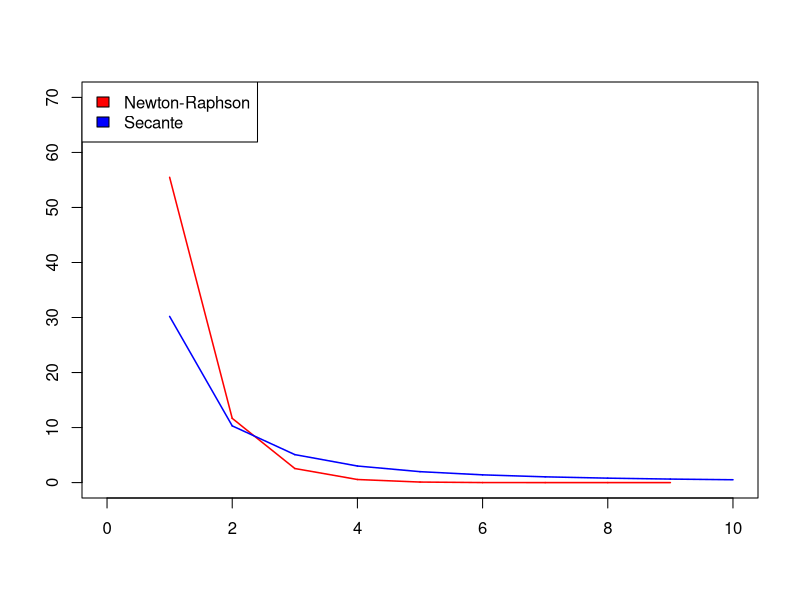

Write R code to recreate this figure.
# --------------------------------------
# Comparison NR-Secante
#
# Author : Alan Samuel Aguirre Salazar
# --------------------------------------



library(Deriv)

f = function(x){
  x^2 + x^4
}

puntos1 = c()
puntos2 = c()

f1 = Deriv(f, nderiv = 1)
f2 = Deriv(f1,nderiv = 1)

NewtonRaphson = function(x, err){
  for(i in 1:10){
    xprev = x
    x = xprev - (f1(x)/f2(x))
    puntos1 <- c(puntos1,f(x))
    if( abs(x-xprev) < err ){
      break
    }
  }
  puntos1
}

secante = function(x1, x2, err){
  a = 0
  for(i in 1:10){
    a = x2 - f1(x2)/((f1(x2)-f1(x1))/(x2-x1))
    if(f1(a) > 0){
      x2 = a
    }
    else{
      x1 = a 
    }
    puntos2 <- c(puntos2,f(a))
    if(abs(f1(a)) < err){
      break
    }
  }
  puntos2
}


puntosa = NewtonRaphson(-4, 1e-8)
puntosb = secante(-4, -3, 1e-8)
puntosa
puntosb

grafica = function(){
  plot(1, type = "n",
       xlab = "", ylab = "",
       xlim = c(0, 10), ylim = c(0, 70))
  legend("topleft",
         c("Newton-Raphson","Secante"),
         fill=c("red","blue"))
  for(i in 2:10){
    lines(c(i-1,i), c(puntosa[i-1],puntosa[i]), col="red", lwd=1.5)
    lines(c(i-1,i), c(puntosb[i-1],puntosb[i]), col="blue", lwd=1.5)
  }
}

grafica()
